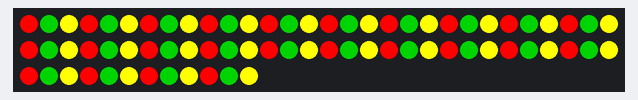
This sketch was run on a simulated ESP8266 (NodeMCU). On the bench: 72 RGB LEDs in strip order, left to right, continuing on the next row. WiFi joins after 1.5 s; servers stay silent unless stated; network time is answered at once with the bench clock; the local clock reads 2024-03-15 10:24:30 at power-on unless the sketch sets it; random numbers use the default seed unless the sketch sets one; what the sketch prints to the serial monitor is not drawn.

Above: at 0.2 s.
At 7.7 s:
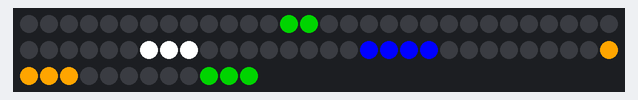
At 67.7 s:
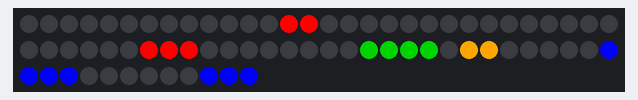
At 127.7 s:
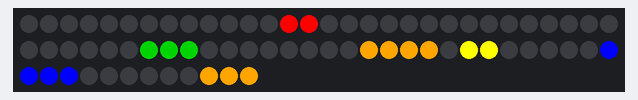

The sketch:

WordClock.ino
```cpp
#include <FastLED.h>
#include <ESP8266WiFi.h>
#include <WiFiUdp.h>
#include <NTPClient.h>

// Replace with your network credentials
const char* ssid     = "SSID";
const char* password = "PASSWOD";

// NTP server details
const long utcOffsetInSeconds = 10800; // (UTC+2)
WiFiUDP ntpUDP;
NTPClient timeClient(ntpUDP, "pool.ntp.org", utcOffsetInSeconds);
#define NUM_LEDS 72
#define DATA_PIN 2
CRGB leds[NUM_LEDS];
CRGB colors[] = {CRGB::Red, CRGB::Green, CRGB::Blue, CRGB::Yellow, CRGB::White, CRGB::Orange};

const int IT_IS[3] = {71, 70, 69};
const int TEN_M[3] = {68, 67, 66};
const int HALF[3] = {65, 64, 63};
const int QUARTER[4] = {57, 56, 55, 54};
const int TWENTY[4] = {62, 61, 60, 59};
const int FIVE_M[3] = {53, 52, 51};
const int MINUTES[4] = {50, 49, 48, 47};
const int TO[2] = {45,46};
const int TWO[3] = {44, 43, 42};
const int ONE[3] = {40, 39,41};
const int PAST[3] = {38, 36, 37};
const int THREE[4] = {35, 34, 33, 32};
const int FOUR[2] = {31, 30};
const int FIVE[3] = {29, 28, 27};
const int EIGHT[3] = {26, 25, 24};
const int SEVEN[4] = {23, 22, 21, 20};
const int SIX[2] = {19, 18};
const int NINE[3] = {17, 16, 15};
const int TEN[2] = {14, 13};
const int ELEVEN[4] = {9, 10, 11, 12};
const int TWELVE[4] = {0, 1, 2, 3};
const int OCLOCK[4] = {5, 6, 7, 8};

unsigned long startTime;
unsigned long twelveHoursInMilliseconds = 43200000; // 12 hours in milliseconds


void lightSpecificLeds(const int* ledArray, int size, CRGB color) {
    for (int i = 0; i < size; i++) {
        leds[ledArray[i]] = color;
    }
    FastLED.show();
}

void lightLed(int index, CRGB color){
  leds[index] = color;
  FastLED.show();
}

void clearLEDs() {
  for (int i = 0; i < NUM_LEDS; i++) {
    leds[i] = CRGB::Black;
  }
  FastLED.show();
}

CRGB getColor(){
    return colors[random(0, 6)];
}

void setup() {
  Serial.begin(9600);
  FastLED.addLeds<WS2812, DATA_PIN, GRB>(leds, NUM_LEDS);
   startTime = millis();
    //FastLED.setBrightness(30);
for(int i = 0; i < NUM_LEDS; i++) {
    if (i % 3 == 0) {
      lightLed(i, CRGB::Red);
    } else if (i % 3 == 1) {
      lightLed(i, CRGB::Green);
    } else {
      lightLed(i, CRGB::Yellow);
    }
  }

  delay(750);


  WiFi.begin(ssid, password);
  while (WiFi.status() != WL_CONNECTED) {
    delay(500);
    Serial.print(".");
  }
  Serial.println("WiFi connected");
  delay(5000);
  timeClient.begin();
  for(int i = 0; i < NUM_LEDS; i++) {
    lightLed(i, CRGB::Black);
  }
}

void loop() {
    // put your main code here, to run repeatedly:
  timeClient.update();
  int hour = timeClient.getHours();
  int minute = timeClient.getMinutes();
  Serial.print(hour);
  Serial.print(":");
  Serial.println(minute);

  clearLEDs(); // Clear the LEDs before setting new words
  lightSpecificLeds(IT_IS, 3, getColor());
  if (minute >= 0 && minute < 5) {
    lightSpecificLeds(OCLOCK, 4, getColor());
  }


  if (minute > 35){
    if (hour != 23){
      hour++;
    } else {
      hour = 0;
    }
  }


  if (hour == 1 || hour == 13) {
    lightSpecificLeds(ONE, 3, getColor());
  } else if (hour == 2 || hour == 14) {
    lightSpecificLeds(TWO, 3, getColor());
  } else if (hour == 3 || hour == 15) {
    lightSpecificLeds(THREE, 4, getColor());
  } else if (hour == 4 || hour == 16) {
    lightSpecificLeds(FOUR, 2, getColor());
  } else if (hour == 5 || hour == 17) {
    lightSpecificLeds(FIVE, 3, getColor());
  } else if (hour == 6 || hour == 18) {
    lightSpecificLeds(SIX, 2, getColor());
  } else if (hour == 7 || hour == 19) {
    lightSpecificLeds(SEVEN, 4, getColor());
  } else if (hour == 8 || hour == 20) {
    lightSpecificLeds(EIGHT, 3, getColor());
  } else if (hour == 9 || hour == 21) {
    lightSpecificLeds(NINE, 3, getColor());
  } else if (hour == 10 || hour == 22) {
    lightSpecificLeds(TEN, 2, getColor());
  } else if (hour == 11 || hour == 23) {
    lightSpecificLeds(ELEVEN, 4, getColor());
  } else if (hour == 12 || hour == 0) {
    lightSpecificLeds(TWELVE, 4, getColor());
  }
  // ... handle other hours

  // Handle minutes (you'll need to write similar logic for each five-minute increment)
  if (minute >= 5 && minute < 10) {
    lightSpecificLeds(FIVE_M, 2, getColor());
    lightSpecificLeds(MINUTES, 4,getColor());
    lightSpecificLeds(PAST, 3, getColor());

  }
  if (minute >= 10 && minute < 15) {
    lightSpecificLeds(TEN_M, 2, getColor());
    lightSpecificLeds(MINUTES, 4, getColor());
    lightSpecificLeds(PAST, 3, getColor());
  }
  if (minute >= 15 && minute < 20) {
    lightSpecificLeds(QUARTER, 4, getColor());
    lightSpecificLeds(PAST, 3, getColor());
  }
  if (minute >= 20 && minute < 25) {
    lightSpecificLeds(TWENTY, 4, getColor());
    lightSpecificLeds(MINUTES, 4, getColor());
    lightSpecificLeds(PAST, 3, getColor());
  }
  if (minute >= 25 && minute < 30) {
    lightSpecificLeds(TWENTY, 4, getColor());
    lightSpecificLeds(FIVE_M, 2, getColor());
    lightSpecificLeds(MINUTES, 4, getColor());
    lightSpecificLeds(PAST, 3, getColor());
  }
  if (minute >= 30 && minute < 35) {
    lightSpecificLeds(HALF, 3, getColor());
    lightSpecificLeds(PAST, 3, getColor());
  }
  if (minute >= 35 && minute < 40) {
    lightSpecificLeds(TWENTY, 4, getColor());
    lightSpecificLeds(FIVE_M, 2, getColor());
    lightSpecificLeds(MINUTES, 4, getColor());
    lightSpecificLeds(TO, 2, getColor());
  }
  if (minute >= 40 && minute < 45) {
    lightSpecificLeds(TWENTY, 4, getColor());
    lightSpecificLeds(MINUTES, 4, getColor());
    lightSpecificLeds(TO, 2, getColor());
  }
  if (minute >= 45 && minute < 50) {
    lightSpecificLeds(QUARTER, 4, getColor());
    lightSpecificLeds(TO, 2, getColor());
  }
  if (minute >= 50 && minute < 55) {
    lightSpecificLeds(TEN_M, 2, getColor());
    lightSpecificLeds(MINUTES, 4, getColor());
    lightSpecificLeds(TO, 2, getColor());
  }
  if (minute >= 55 ) {
    lightSpecificLeds(FIVE_M, 2, getColor());
    lightSpecificLeds(MINUTES, 4,getColor());
    lightSpecificLeds(TO, 2, getColor());
  }

  delay(60000);
  if (millis() - startTime >= twelveHoursInMilliseconds) {
    ESP.restart();
  }
}
```

Measured:
- what the display in image 1 shows lasts 60.0 s, from 7.7 s to 67.7 s
